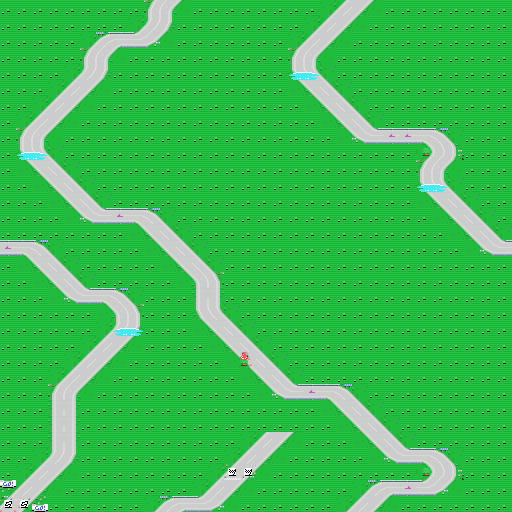

This game map was drawn from its Tiled (.tmx) file and the tilesets committed beside it. A one-line description and the full map source follow:
An orthogonal 32x32 tile map with 16x16 px tiles, 1 tile layer (Capa de Patrones 1), 2 tilesets and 1 object.

<map version="1.0" orientation="orthogonal" width="32" height="32" tilewidth="16" tileheight="16">
 <tileset firstgid="1" name="tileset" tilewidth="16" tileheight="16">
  <image source="tileset.png" width="128" height="416" />
 </tileset>
 <tileset firstgid="209" name="spr_events" tilewidth="16" tileheight="16">
  <image source="spr_events.png" width="128" height="192" />
 </tileset>
 <layer name="Capa de Patrones 1" width="32" height="32">
  <data encoding="csv">
81,81,81,81,81,81,81,81,81,15,16,4,81,81,81,81,81,81,81,81,1,2,3,4,81,81,81,81,81,81,81,81,
81,81,81,81,81,81,81,81,1,121,122,81,81,81,81,81,81,81,81,1,2,3,4,81,81,81,81,81,81,81,81,81,
81,81,81,81,81,1,7,8,129,130,4,81,81,81,81,81,81,81,1,2,3,4,81,81,81,81,81,81,81,81,81,81,
81,81,81,81,81,15,16,4,81,81,81,81,81,81,81,81,81,81,15,16,4,81,81,81,81,81,81,81,81,81,81,81,
81,81,81,81,1,121,122,81,81,81,81,81,81,81,81,81,81,81,69,70,112,81,81,81,81,81,81,81,81,81,81,81,
81,81,81,1,2,3,4,81,81,81,81,81,81,81,81,81,81,81,109,110,111,112,81,81,81,81,81,81,81,81,81,81,
81,81,1,2,3,4,81,81,81,81,81,81,81,81,81,81,81,81,81,109,110,111,112,81,81,81,81,81,81,81,81,81,
81,1,2,3,4,81,81,81,81,81,81,81,81,81,81,81,81,81,81,81,109,110,111,112,81,81,81,81,81,81,81,81,
81,15,16,4,81,81,81,81,81,81,81,81,81,81,81,81,81,81,81,81,81,109,31,32,108,108,105,106,112,81,81,81,
81,69,70,112,81,81,81,81,81,81,81,81,81,81,81,81,81,81,81,81,81,81,81,81,81,81,137,138,139,81,81,81,
81,109,110,111,112,81,81,81,81,81,81,81,81,81,81,81,81,81,81,81,81,81,81,81,81,81,15,16,4,81,81,81,
81,81,109,110,111,112,81,81,81,81,81,81,81,81,81,81,81,81,81,81,81,81,81,81,81,81,69,70,112,81,81,81,
81,81,81,109,110,111,112,81,81,81,81,81,81,81,81,81,81,81,81,81,81,81,81,81,81,81,109,110,111,112,81,81,
81,81,81,81,109,31,32,108,105,106,112,81,81,81,81,81,81,81,81,81,81,81,81,81,81,81,81,109,110,111,112,81,
81,81,81,81,81,81,81,81,109,110,111,112,81,81,81,81,81,81,81,81,81,81,81,81,81,81,81,81,109,110,111,112,
108,105,106,112,81,81,81,81,81,109,110,111,112,81,81,81,81,81,81,81,81,81,81,81,81,81,81,81,81,109,31,32,
81,109,110,111,112,81,81,81,81,81,109,110,111,112,81,81,81,81,81,81,81,81,81,81,81,81,81,81,81,81,81,81,
81,81,109,110,111,112,81,81,81,81,81,109,113,114,81,81,81,81,81,81,81,81,81,81,81,81,81,81,81,81,81,81,
81,81,81,109,31,32,105,106,112,81,81,81,14,115,81,81,81,81,81,81,81,81,81,81,81,81,81,81,81,81,81,81,
81,81,81,81,81,81,109,113,114,81,81,81,23,24,112,81,81,81,81,81,81,81,81,81,81,81,81,81,81,81,81,81,
81,81,81,81,81,81,1,171,172,81,81,81,109,110,111,112,81,81,81,81,81,81,81,81,81,81,81,81,81,81,81,81,
81,81,81,81,81,1,2,3,4,81,81,81,81,109,110,111,112,81,81,81,81,81,81,81,81,81,81,81,81,81,81,81,
81,81,81,81,1,2,3,4,81,81,81,81,81,81,109,165,111,112,81,81,81,81,81,81,81,81,81,81,81,81,81,81,
81,81,81,1,2,3,4,81,81,81,81,81,81,81,81,109,110,111,112,81,81,81,81,81,81,81,81,81,81,81,81,81,
81,81,81,15,16,4,81,81,81,81,81,81,81,81,81,81,109,31,32,108,105,106,112,81,81,81,81,81,81,81,81,81,
81,81,81,14,115,81,81,81,81,81,81,81,81,81,81,81,81,81,81,81,109,110,111,112,81,81,81,81,81,81,81,81,
81,81,81,14,115,81,81,81,81,81,81,81,81,81,81,81,81,81,81,81,81,109,110,111,112,81,81,81,81,81,81,81,
81,81,81,14,115,81,81,81,81,81,81,81,81,81,81,1,2,3,4,81,81,81,109,110,111,112,81,81,81,81,81,81,
81,81,1,121,122,81,81,81,81,81,81,81,81,81,1,2,3,4,81,81,81,81,81,109,31,32,105,106,112,81,81,81,
81,1,2,3,4,81,81,81,81,81,81,81,81,1,50,51,4,81,81,81,81,81,81,81,81,81,137,138,139,81,81,81,
49,2,3,4,81,81,81,81,81,81,81,81,1,2,3,4,81,81,81,81,81,81,1,7,8,5,129,130,4,81,81,81,
57,58,59,81,81,81,81,81,81,1,7,8,129,130,4,81,81,81,81,81,81,1,2,3,4,81,81,81,81,81,81,81
</data>
 </layer>
 <objectgroup name="Capa de Objetos 1" width="32" height="32">
  <object gid="209" x="240" y="480" />
 </objectgroup>
</map>